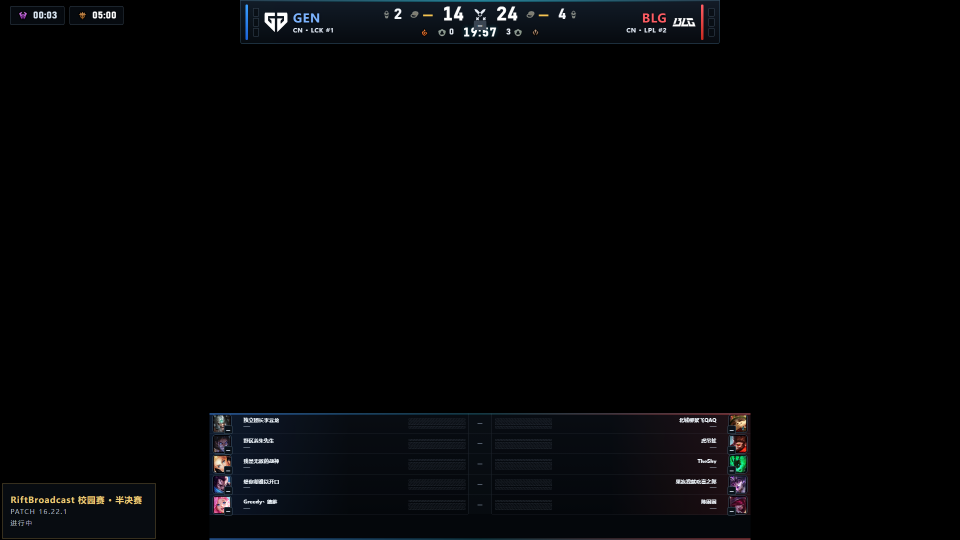
#> input picture test/visual-baseline/hud-degraded-1920x1080.png, 1920 x 1080 px (shown at 1/2 size)
$ python econ_ocr.py --image ../../test/visual-baseline/hud-degraded-1920x1080.png --source ../../test/visual-baseline/hud-full-1920x1080.png
#> lines starting #> are read from the running program, lines starting #| are printed output that depends on the picture; after the words box and inside, x2 and y2 are one past the last pixel; in counts of white or black regions, pixels touching at a corner belong together
# -*- coding: utf-8 -*-
r"""econ_ocr.py — 同机屏幕经济面板 OCR（逐玩家总金币，真值）。

抓取对象 = 原生观战 HUD 底部的经济面板（X 面板）：每行白字「当前(总)」，
括号里的总金币与 LCU timeline 的 totalGold 真值逐格一致（2560x1440 实测十格全对）。
等级/CS 是黄字、赏金飘字是金色，白掩膜天然滤掉。

解析 = 结构锚点，不钉分辨率/坐标（软件要通用）：
  1) 白掩膜 (min(R,G,B)>150) & (max-min<45)
  2) XY-cut：屏幕下部列投影切段（容差 gap 保住 "107(1457)" 整簇）→ 段内行投影切行
     （相邻面板行共用 x 列被粘成大箱时靠行切拆开）→ 行内列投影切字形
  3) 整簇校验：全部字形 IoU>=0.30 且与次像分差>=0.08、拼成 ^\d+\(\d+\)$、
     括号高于全部数字、当前<=总 —— KDA 斜杠/OBS 杂点等杂簇天然被拒
  4) 字形 bbox 裁切 → 高 16 等比 → 居中 pad 16x12，与 digit_templates.npz 做 IoU 最近邻
  5) 簇中心 x < W/2 → blue，否则 red；每侧按 y 序取前 5 行 = rowIndex 0..4
输出契约 = src/econ-ocr.js 的 POST /api/econ-ocr：
  {source:'econ-ocr', rows:[{side, rowIndex, totalGold, confidence}]}
整帧没有可信面板 → 不上报（服务端 store 过 TTL 失效，HUD 回退估算并标「估算」）。
绝不伪造数值。

用法：
  python econ_ocr.py --selftest                # 模板库 LOOCV 自检
  python econ_ocr.py --image 截图.png          # 离线解析一张图，打印 JSON（不 POST）
  python econ_ocr.py --once --dump out.png     # OBS 抓一帧、解析、POST 一次、落标注图
  python econ_ocr.py                           # 1Hz 主循环（复用 hp_bars 的 OBS 客户端）
"""

import argparse
import json
import os
import re
import sys
import time

import numpy as np
from PIL import Image, ImageDraw

from hp_bars import ObsWs, WsError, find_game_source, grab_frame, post_bars as _post_unused

HERE = os.path.dirname(os.path.abspath(__file__))
TPL_PATH = os.path.join(HERE, "digit_templates.npz")

NORM_H, NORM_W = 16, 12
MATCH_IOU = 0.30
MAX_GOLD = 999999
# 面板在屏幕下部：只搜下半段，避开顶部计分板。0.55 会扫到 OBS 自己的 UI 控件带（误报 387(1087)），
# 0.70 起点只覆盖 16:9 的 0.80-0.99 面板区并留余量，且已实测避开全部 OBS 杂带。
SEARCH_TOP_FRAC = 0.70
# XY-cut 列段容差：金币簇内数字间隙实测 <=6px，字段间 62/87px；
# 0.008H（1440p≈12px）能保住 "107(1457)" 整段不被并进 KDA 段。
COL_GAP_FRAC = 0.008
# 段内行切 gap：相邻面板行垂直间隙 12-24px（1440p），0.004H≈6px 足够拆开上下两行。
ROW_GAP_FRAC = 0.004
# 行段最小高度（字形太矮的是噪声）；1440p 字高 ~28px≈0.019H，取 0.012H 挡噪带。
MIN_ROW_FRAC = 0.012

_templates = None


def templates():
    global _templates
    if _templates is None:
        with np.load(TPL_PATH, allow_pickle=False) as z:
            _templates = (z["masks"].astype(bool), [str(x) for x in z["labels"]])
    return _templates


def white_mask(a):
    mn = a.min(axis=2)
    mx = a.max(axis=2)
    return (mn > 150) & ((mx - mn) < 45)


def glyph_boxes(mask, y0, y1, x0, x1, min_w=2):
    """列投影切字形，返回 (x0,y0,x1,y1) 列表（probe6 同款）。"""
    sub = mask[y0:y1, x0:x1]
    colp = sub.sum(axis=0)
    boxes = []
    in_c = False
    cx0 = 0
    for x, v in enumerate(colp):
        if v > 0 and not in_c:
            in_c = True
            cx0 = x
        elif v == 0 and in_c:
            in_c = False
            if x - cx0 >= min_w:
                boxes.append((cx0 + x0, x + x0))
    if in_c:
        boxes.append((cx0 + x0, len(colp) + x0))
    out = []
    for bx0, bx1 in boxes:
        band = mask[y0:y1, bx0:bx1]
        rows = np.where(band.sum(axis=1) > 0)[0]
        if len(rows) == 0:
            continue
        out.append((int(bx0), int(rows.min() + y0), int(bx1), int(rows.max() + y0 + 1)))
    return out


def normalize(crop):
    """bbox 裁切 → 高 16 等比 → 居中 pad 16x12（probe6 同款）。"""
    ys, xs = np.where(crop)
    if len(ys) == 0:
        return None
    g = crop[ys.min():ys.max() + 1, xs.min():xs.max() + 1].astype(np.uint8) * 255
    gh, gw = g.shape
    nw = max(1, min(NORM_W, int(round(gw * NORM_H / gh))))
    im = Image.fromarray(g).resize((nw, NORM_H), Image.BILINEAR)
    arr = np.asarray(im) > 127
    out = np.zeros((NORM_H, NORM_W), dtype=bool)
    x0 = (NORM_W - nw) // 2
    out[:, x0:x0 + nw] = arr
    return out


def classify(mask_crop):
    """IoU 最近邻：返回 (label, score, runner_up) 或 (None, 0, 0)。
    runner_up = 异标签里的最高分：贴的脸和第二像的脸差距太小就说明字形退化（发暗/粘连），
    调用方应该拒绝这一格，而不是拿一个低置信度的猜测冒充真值。"""
    nrm = normalize(mask_crop)
    if nrm is None:
        return None, 0.0, 0.0
    tm, tl = templates()
    best_lab, best_s, second = None, 0.0, 0.0
    for i in range(tm.shape[0]):
        inter = np.logical_and(nrm, tm[i]).sum()
        union = np.logical_or(nrm, tm[i]).sum()
        s = inter / union if union else 0.0
        if s > best_s:
            if best_lab is not None and tl[i] != best_lab:
                second = max(second, best_s)
            else:
                second = max(second, second)
            best_s, best_lab = s, tl[i]
        elif best_lab is not None and tl[i] != best_lab:
            second = max(second, s)
    return best_lab, best_s, second


# [23 lines left out: function loocv, not called in this run]


def segments(proj, min_gap):
    """一维投影切段：值>0 的连续区段，空隙 >min_gap 时切开，返回 (s,e) 列表。"""
    idx = np.where(proj > 0)[0]
    if not len(idx):
        return []
    segs = []
    s = p = int(idx[0])
    for v in idx[1:]:
        v = int(v)
        if v - p > min_gap:
            segs.append((s, p + 1))
            s = v
        p = v
    segs.append((s, p + 1))
    return segs


GOLD_RE = re.compile(r"^(\d+)\((\d+)\)$")


# 同一 glyph 与次像标签的分差低于这个值 → 字形退化（暗字/粘连），整窗作废。
MATCH_MARGIN = 0.08


def cells(mask, y0, y1, x0, x1, H):
    """XY-cut：列投影切段（容差 gap 保住 N(M) 整簇）→ 段内行投影切行（拆开
    上下两行共用 x 列的粘连）→ 行内列投影切字形。返回 (glyphs, y0, y1, x0, x1)。"""
    col_gap = max(4, int(round(H * COL_GAP_FRAC)))
    row_gap = max(3, int(round(H * ROW_GAP_FRAC)))
    min_h = int(H * MIN_ROW_FRAC)
    out = []
    for (cx0, cx1) in segments(mask[y0:y1, x0:x1].sum(axis=0), col_gap):
        ax0, ax1 = cx0 + x0, cx1 + x0
        for (ry0, ry1) in segments(mask[y0:y1, ax0:ax1].sum(axis=1), row_gap):
            if ry1 - ry0 < min_h:
                continue
            ay0, ay1 = ry0 + y0, ry1 + y0
            g = glyph_boxes(mask, ay0, ay1, ax0, ax1)
            if g:
                out.append((g, ay0, ay1, ax0, ax1))
    return out


def scan_cell(glyphs, mask):
    """整簇校验：全部字形可信 + 拼成 N(M) + 括号高于全部数字 + 数值范围。
    返回 (hit, reason)；hit=None 时 reason 说明拒绝原因（debug 用）。"""
    n = len(glyphs)
    if n < 4 or n > 15:
        return None, "len=%d" % n
    labels, ious = [], []
    for b in glyphs:
        lab, sc, second = classify(mask[b[1]:b[3], b[0]:b[2]])
        if lab is None or sc < MATCH_IOU or (second > 0 and sc - second < MATCH_MARGIN):
            return None, "glyph %s iou=%.2f" % (lab, sc)
        labels.append(lab)
        ious.append(sc)
    text = "".join(labels)
    m = GOLD_RE.match(text)
    if not m:
        return None, "text=" + text
    ip, jp = text.index("("), text.index(")")
    hs = [b[3] - b[1] for b in glyphs]
    dig = max(hs[k] for k in range(len(hs)) if k not in (ip, jp))
    if hs[ip] <= dig or hs[jp] <= dig:
        return None, "paren %s" % hs
    cur, total = int(m.group(1)), int(m.group(2))
    if total > MAX_GOLD or cur > total:
        return None, "range " + text
    return {"text": text, "total": total, "conf": min(ious),
            "xc": (glyphs[0][0] + glyphs[-1][2]) / 2.0,
            "y0": glyphs[0][1], "y1": max(b[3] for b in glyphs)}, "ok"


def parse_frame(a):
    """一帧 RGB → rows:[{side,rowIndex,totalGold,confidence}]。无可信面板返回 []。"""
    H, W = a.shape[:2]
    mask = white_mask(a)
    found = []
    for g, ay0, ay1, ax0, ax1 in cells(mask, int(H * SEARCH_TOP_FRAC), H, 0, W, H):
        hit, _why = scan_cell(g, mask)
        if hit:
            hit["side"] = "blue" if hit["xc"] < W / 2 else "red"
            found.append(hit)
    out = []
    for side in ("blue", "red"):
        picked = sorted([r for r in found if r["side"] == side], key=lambda r: (r["y0"], r["xc"]))[:5]
        for i, r in enumerate(picked):
            out.append({"side": side, "rowIndex": i, "totalGold": r["total"], "confidence": round(float(r["conf"]), 3)})
    return out


# [25 lines left out: functions annotate, post_econ, not called in this run]


def main():
    ap = argparse.ArgumentParser()
    ap.add_argument("--selftest", action="store_true")
    ap.add_argument("--image")
    ap.add_argument("--once", action="store_true")
    ap.add_argument("--dump")
    ap.add_argument("--source")
    ap.add_argument("--host", default="127.0.0.1")
    ap.add_argument("--port-obs", type=int, default=4455)
    ap.add_argument("--port-api", type=int, default=3314)
    ap.add_argument("--hz", type=float, default=1.0)
    ap.add_argument("--password", default="")
    args = ap.parse_args()

    if args.selftest:
        sys.exit(loocv())

    if args.image:
        a = np.asarray(Image.open(args.image).convert("RGB"))
#> a is the input picture: shape (1080, 1920, 3); mean R, G, B 4, 4.7, 5.9
        rows = parse_frame(a)
#> in white_mask, `mn = a.min(axis=2)`:
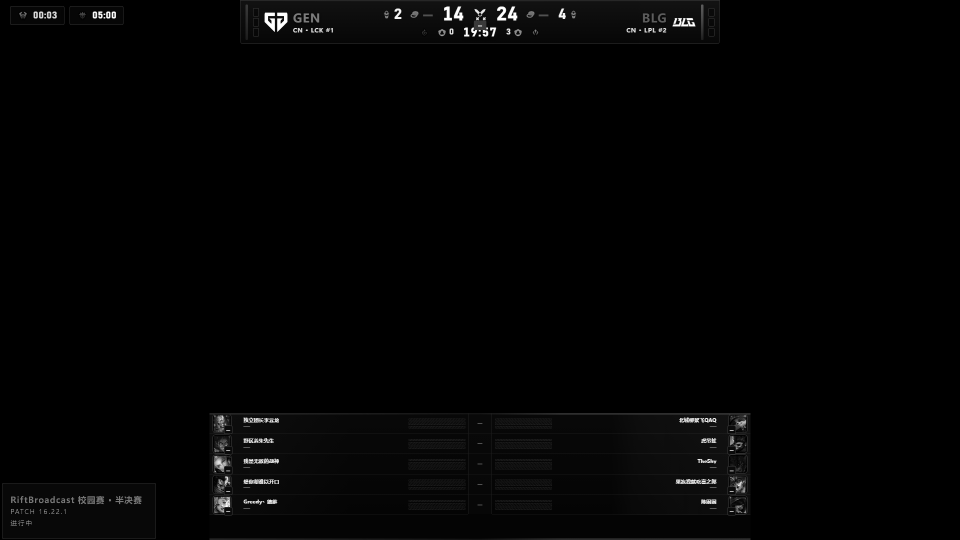
#> mn: shape (1080, 1920) (shown at 1/2 size); min 0, max 255, mean 3.4
#> in white_mask, `mx = a.max(axis=2)`:
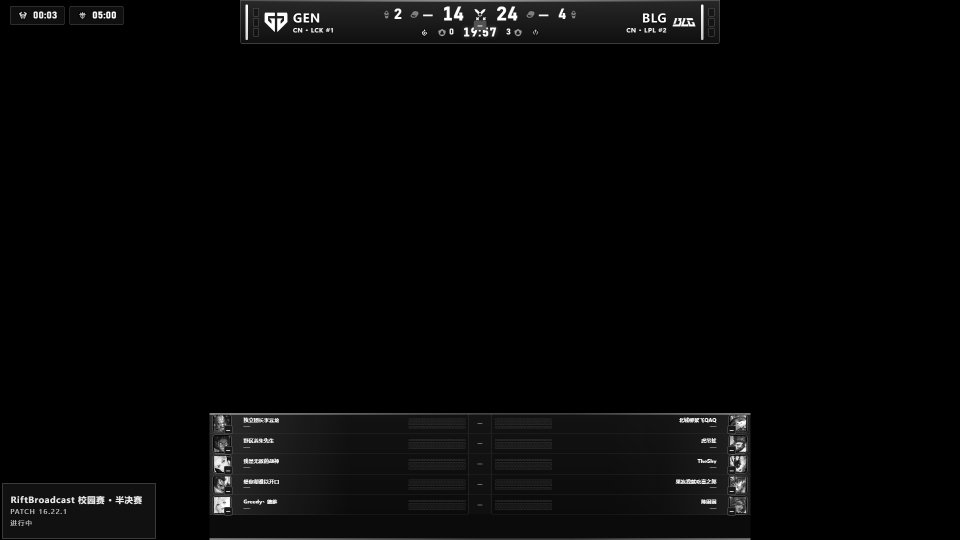
#> mx: shape (1080, 1920) (shown at 1/2 size); min 0, max 255, mean 6.4
#> in white_mask, `return (mn > 150) & ((mx - mn) < 45)`:
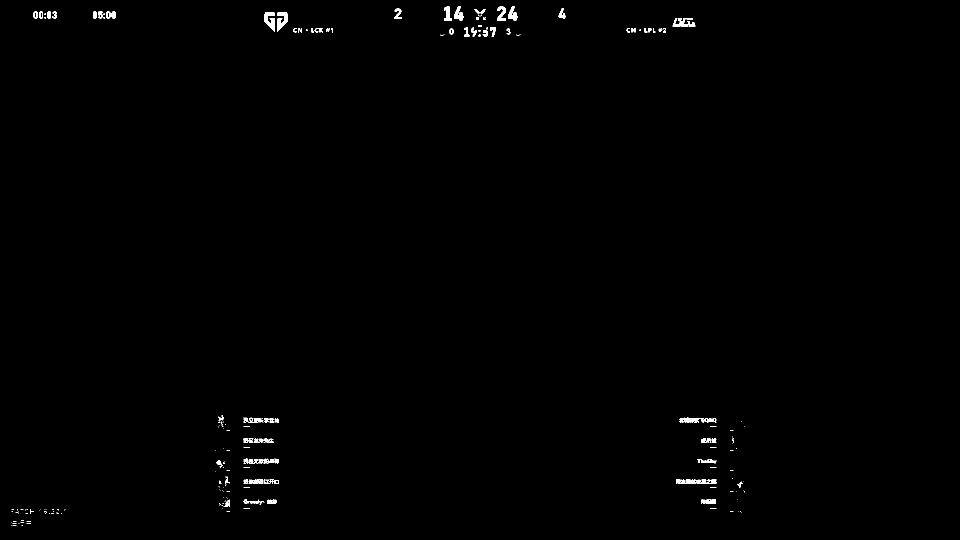
#> returned value: shape (1080, 1920) bool (shown at 1/2 size); 0.43% white; 204 white regions (125 under 20 px), largest, box (x1, y1, x2, y2) and area: (529, 25, 550, 63) 489, (554, 25, 575, 63) 488, (1345, 36, 1391, 53) 339
#> in cells, `col_gap = max(4, int(round(H * COL_GAP_FRAC)))`: col_gap = 9
#> in cells, `row_gap = max(3, int(round(H * ROW_GAP_FRAC)))`: row_gap = 4
#> in cells, `min_h = int(H * MIN_ROW_FRAC)`: min_h = 12
#> in segments, `s = p = int(idx[0])`: s = 22
#> in glyph_boxes, `in_c = False`: in_c = False
#> in glyph_boxes, `cx0 = 0`: cx0 = 0
#> in glyph_boxes (call 2), `sub = mask[y0:y1, x0:x1]`:
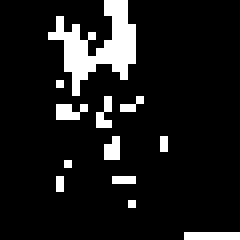
#> sub: shape (30, 30) bool (shown 8 times larger); 10.3% white in thin lines or dots, all inside (x1, y1, x2, y2) = (6, 0, 30, 30)
#> in glyph_boxes (call 2), `in_c = False`: in_c = False
#> in glyph_boxes (call 2), `cx0 = 0`: cx0 = 0
#> in glyph_boxes (call 4), `sub = mask[y0:y1, x0:x1]`:
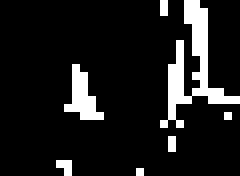
#> sub: shape (22, 30) bool (shown 8 times larger); 11.1% white in thin lines or dots, all inside (x1, y1, x2, y2) = (7, 0, 30, 22)
#> in glyph_boxes (call 4), `in_c = False`: in_c = False
#> in glyph_boxes (call 4), `cx0 = 0`: cx0 = 0
#> in glyph_boxes (call 5), `sub = mask[y0:y1, x0:x1]`:
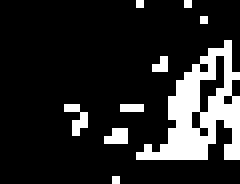
#> sub: shape (23, 30) bool (shown 8 times larger); 15.7% white in thin lines or dots, all inside (x1, y1, x2, y2) = (8, 0, 30, 23)
#> in glyph_boxes (call 5), `in_c = False`: in_c = False
#> in glyph_boxes (call 5), `cx0 = 0`: cx0 = 0
#> the loop in parse_frame, `for g, ay0, ay1, ax0, ax1 in cells(mask, int(H * SEARCH_TOP_FRAC), H, ..` made 7 passes; (reads tools/pixel-bars/digit_templates.npz from the repository)
#> (ay0, ay1, ax0, ax1, n in scan_cell) on passes 2 to 7: (831, 861, 430, 460, 2), (921, 936, 430, 460, 1), (953, 975, 430, 460, 2), (994, 1017, 430, 460, 2), (873, 887, 1460, 1489, 1), (962, 976, 1460, 1489, 1)
#> (ay0, ay1, ax0, ax1, n in scan_cell) on pass 1: (1040, 1052, 22, 68, 4)
#> after the loop in parse_frame, `for g, ay0, ay1, ax0, ax1 in cells(mask, int(H * SEARCH_TOP_FRAC), H, ..`: found = []
#> rows = []
        print(json.dumps({"rows": rows}, ensure_ascii=False, indent=1))
#| {
#|  "rows": []
#| }
        if args.dump:
            annotate(a, rows, args.dump)
        return

    obs = ObsWs(args.host, args.port_obs, args.password)
    obs.connect()
    src = find_game_source(obs, args.source)
    print("source:", src)

    def annotate_obs(frame, rows_):
        annotate(frame, rows_, args.dump)

    if args.once:
        try:
            frame = grab_frame(obs, src)
        except WsError as e:
            print("grab failed: %s（游戏采集源没有可渲染画面：游戏未开或窗口最小化）" % e)
            return
        if frame.mean() < 3:
            print("frame all black — 游戏画面没有输出（未开游戏/窗口最小化）")
            return
        rows = parse_frame(frame)
        print(json.dumps({"rows": rows}, ensure_ascii=False))
        try:
            print("post:", post_econ(args.port_api, rows))
        except Exception as e:
            print("post failed:", e)
        if args.dump:
            annotate_obs(frame, rows)
        return

    tick = 1.0 / max(0.2, args.hz)
    while True:
        t0 = time.time()
        try:
            frame = grab_frame(obs, src)
        except Exception as e:
            print("grab error:", e)
            time.sleep(1)
            continue
        if frame.mean() < 3:
            print("all black — 暂停推送")
            time.sleep(1)
            continue
        rows = parse_frame(frame)
        if rows:
            try:
                post_econ(args.port_api, rows)
            except Exception as e:
                print("post failed:", e)
        dt = time.time() - t0
        time.sleep(max(0.0, tick - dt))


if __name__ == "__main__":
    main()
